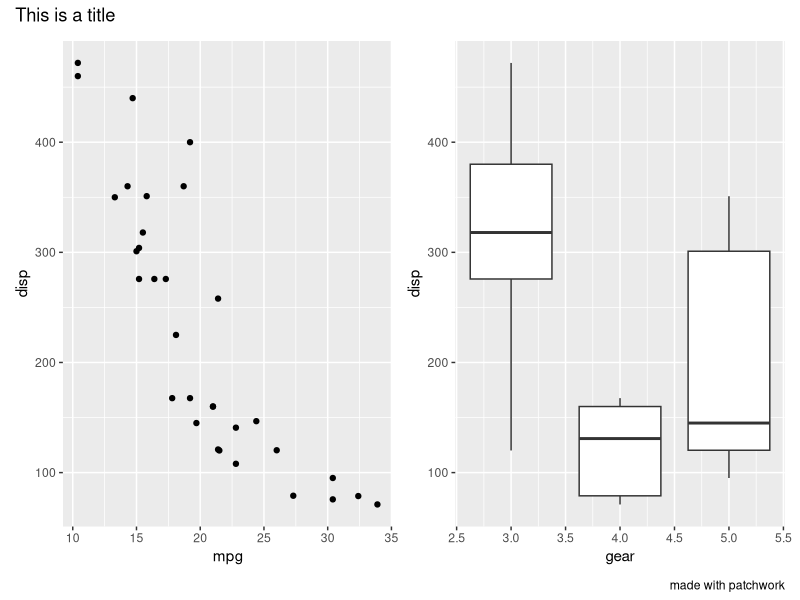
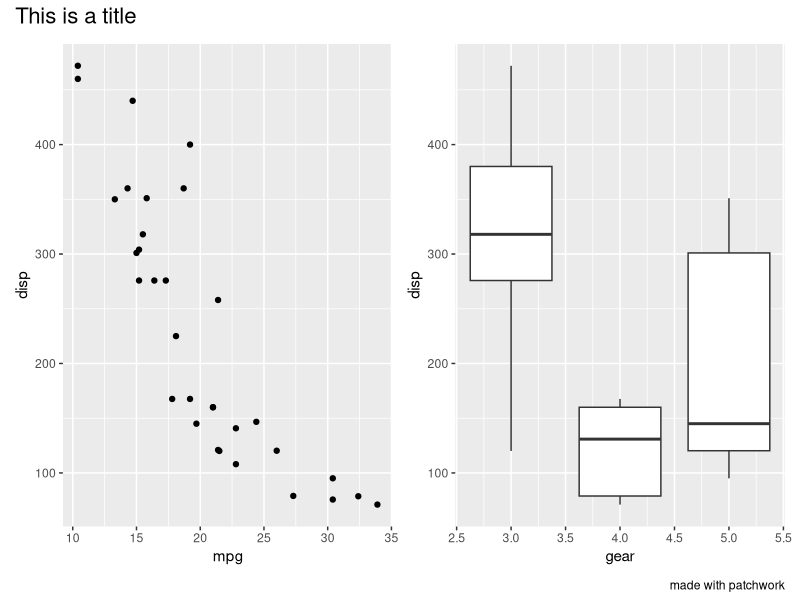
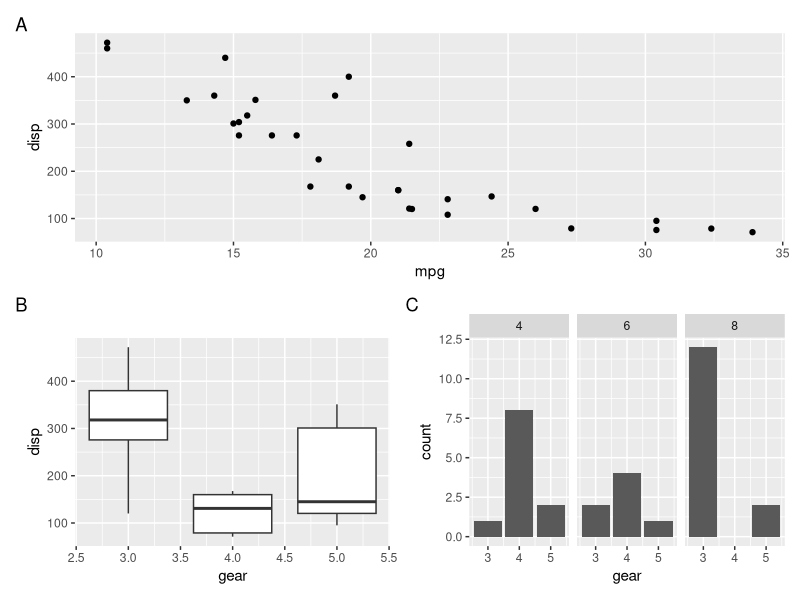

Source code (R) for these figures, in order:
# gloss bench figure patchwork-012
# source: patchwork::plot_annotation (topic)
# Frozen by bench/R/harvest.R: code up to the chosen figure; see meta.json.
# ---- setup ----
library(patchwork)
# ---- chunk 1 ----
### Name: plot_annotation
### Title: Annotate the final patchwork
### Aliases: plot_annotation

### ** Examples

library(ggplot2)

p1 <- ggplot(mtcars) + geom_point(aes(mpg, disp))
p2 <- ggplot(mtcars) + geom_boxplot(aes(gear, disp, group = gear))
p3 <- ggplot(mtcars) + geom_bar(aes(gear)) + facet_wrap(~cyl)

# Add title, etc. to a patchwork
p1 + p2 + plot_annotation('This is a title', caption = 'made with patchwork')

# Change styling of patchwork elements
p1 + p2 +
  plot_annotation(
    title = 'This is a title',
    caption = 'made with patchwork',
    theme = theme(plot.title = element_text(size = 16))
  )

# Add tags to plots
p1 / (p2 | p3) +
  plot_annotation(tag_levels = 'A')
